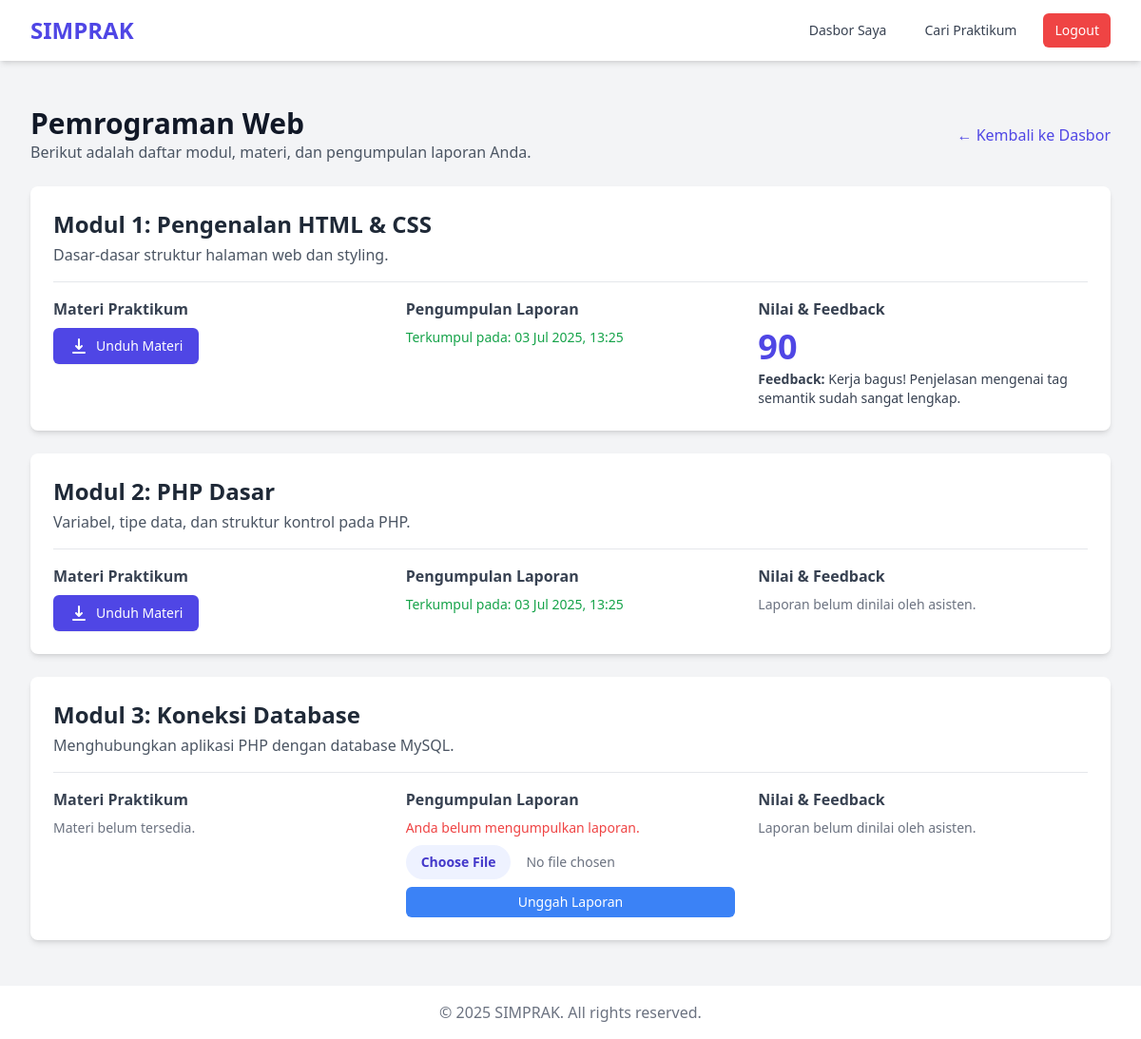
/index.php?page=detail_praktikum&id=1 (signed in), run on the app's committed database.
### tables this page shows
CREATE TABLE `mata_praktikum` (
  `id` int(11) NOT NULL AUTO_INCREMENT,
  `nama_praktikum` varchar(255) NOT NULL,
  `deskripsi` text DEFAULT NULL,
  PRIMARY KEY (`id`)
);

CREATE TABLE `laporan` (
  `id` int(11) NOT NULL AUTO_INCREMENT,
  `modul_id` int(11) NOT NULL,
  `mahasiswa_id` int(11) NOT NULL,
  `file_laporan` varchar(255) NOT NULL,
  `tanggal_pengumpulan` timestamp NOT NULL DEFAULT current_timestamp(),
  `nilai` int(11) DEFAULT NULL,
  `feedback` text DEFAULT NULL,
  `status` enum('dikumpulkan','dinilai') NOT NULL DEFAULT 'dikumpulkan',
  PRIMARY KEY (`id`),
  KEY `modul_id` (`modul_id`),
  KEY `mahasiswa_id` (`mahasiswa_id`)
);

CREATE TABLE `modul` (
  `id` int(11) NOT NULL AUTO_INCREMENT,
  `praktikum_id` int(11) NOT NULL,
  `judul_modul` varchar(255) NOT NULL,
  `deskripsi_modul` text DEFAULT NULL,
  `file_materi` varchar(255) DEFAULT NULL,
  PRIMARY KEY (`id`),
  KEY `praktikum_id` (`praktikum_id`)
);

### src/views/mahasiswa/detail_praktikum.php (the view, shortened to what this page needs)
<?php
require_once __DIR__ . '/../../../config/database.php';
$mahasiswa_id = $_SESSION['user_id'];
$praktikum_id = $_GET['id'];
$praktikum_stmt = $conn->prepare("SELECT nama_praktikum FROM mata_praktikum WHERE id = ?");
$praktikum_stmt->bind_param("i", $praktikum_id);
$praktikum_stmt->execute();
$praktikum_result = $praktikum_stmt->get_result();
$praktikum = $praktikum_result->fetch_assoc();
$query_modul = "
    SELECT
        m.id,
        m.judul_modul,
        m.deskripsi_modul,
        m.file_materi,
        l.file_laporan,
        l.tanggal_pengumpulan,
        l.nilai,
        l.feedback
    FROM modul m
    LEFT JOIN laporan l ON m.id = l.modul_id AND l.mahasiswa_id = ?
    WHERE m.praktikum_id = ?
    ORDER BY m.id ASC
";
$modul_stmt = $conn->prepare($query_modul);
$modul_stmt->bind_param("ii", $mahasiswa_id, $praktikum_id);
$modul_stmt->execute();
$modul_result = $modul_stmt->get_result();
include_once __DIR__ . '/../templates/header.php';
?>
<div class="px-4 py-6 sm:px-0">
    <div class="flex justify-between items-center mb-6">
        <div>
            <h1 class="text-3xl font-bold text-gray-900"><?= htmlspecialchars($praktikum['nama_praktikum']) ?></h1>
            <p class="text-gray-600">Berikut adalah daftar modul, materi, dan pengumpulan laporan Anda.</p>
        </div>
        <a href="index.php?page=mahasiswa_dashboard" class="text-indigo-600 hover:underline">&larr; Kembali ke Dasbor</a>
    </div>
    <div class="space-y-6">
        <?php if ($modul_result->num_rows > 0): ?>
            <?php while($modul = $modul_result->fetch_assoc()): ?>
            <div class="bg-white p-6 rounded-lg shadow-md">
                <h2 class="text-2xl font-semibold text-gray-800"><?= htmlspecialchars($modul['judul_modul']) ?></h2>
                <p class="mt-1 text-gray-600"><?= htmlspecialchars($modul['deskripsi_modul']) ?></p>
                <div class="mt-4 border-t pt-4 grid grid-cols-1 md:grid-cols-3 gap-6">
                    <div>
                        <h3 class="font-semibold text-gray-700">Materi Praktikum</h3>
                        <?php if (!empty($modul['file_materi'])): ?>
                            <a href="public/uploads/materi/<?= htmlspecialchars($modul['file_materi']) ?>" download class="mt-2 inline-flex items-center px-4 py-2 border border-transparent text-sm font-medium rounded-md shadow-sm text-white bg-indigo-600 hover:bg-indigo-700">
                                Unduh Materi
                            </a>
                        <?php else: ?>
                            <p class="text-sm text-gray-500 mt-2">Materi belum tersedia.</p>
                        <?php endif; ?>
                    </div>
                    <div>
                        <h3 class="font-semibold text-gray-700">Pengumpulan Laporan</h3>
                        <?php if (empty($modul['file_laporan'])): ?>
                            <p class="text-sm text-red-500 mt-2">Anda belum mengumpulkan laporan.</p>
                             <form action="index.php?action=kumpul_laporan" method="POST" enctype="multipart/form-data" class="mt-2">
                                <input type="file" name="file_laporan" required class="block w-full text-sm text-gray-500 file:mr-4 file:py-2 file:px-4 file:rounded-full file:border-0 file:text-sm file:font-semibold file:bg-indigo-50 file:text-indigo-700 hover:file:bg-indigo-100"/>
                                <button type="submit" class="mt-2 w-full bg-blue-500 text-white px-3 py-1.5 rounded-md hover:bg-blue-600 text-sm">Unggah Laporan</button>
                            </form>
                        <?php else: ?>
                            <p class="text-sm text-green-600 mt-2">
                                Terkumpul pada: <?= date('d M Y, H:i', strtotime($modul['tanggal_pengumpulan'])) ?>
                            </p>
                        <?php endif; ?>
                    </div>
                    <div>
                        <h3 class="font-semibold text-gray-700">Nilai & Feedback</h3>
                        <?php if (!empty($modul['nilai'])): ?>
                            <p class="text-4xl font-bold text-indigo-600 mt-2"><?= htmlspecialchars($modul['nilai']) ?></p>
                            <p class="text-sm text-gray-700 mt-1"><strong>Feedback:</strong> <?= htmlspecialchars($modul['feedback']) ?></p>
                        <?php else: ?>
                            <p class="text-sm text-gray-500 mt-2">Laporan belum dinilai oleh asisten.</p>
                        <?php endif; ?>
                    </div>
                </div>
            </div>
            <?php endwhile; ?>
        <?php else: ?>
            <div class="bg-white p-6 rounded-lg shadow-md text-center">
                <p class="text-gray-500">Modul untuk praktikum ini belum ditambahkan oleh Asisten.</p>
            </div>
        <?php endif; ?>
    </div>
</div>
<?php
include_once __DIR__ . '/../templates/footer.php';
?>

### public/index.php (shortened to what this page needs)
<?php
require_once __DIR__ . '/../config/database.php';
$page = $_REQUEST['page'] ?? 'home';
switch ($page) {
    case 'detail_praktikum': include __DIR__ . '/../src/views/mahasiswa/detail_praktikum.php'; break;
}
?>

### src/views/templates/header.php (shortened to what this page needs)
<!DOCTYPE html>
<html lang="id">
<head>
    <script src="https://cdn.tailwindcss.com"></script>
</head>
<body class="bg-gray-100 font-sans flex flex-col min-h-screen">
    <nav class="bg-white shadow-md" x-data="{ isMobileMenuOpen: false }">
        <div class="max-w-7xl mx-auto px-4 sm:px-6 lg:px-8">
            <div class="flex items-center justify-between h-16">
                <div class="flex-shrink-0">
                    <a href="index.php" class="text-2xl font-bold text-indigo-600">SIMPRAK</a>
                </div>
                <div class="hidden md:block">
                    <div class="ml-10 flex items-baseline space-x-4">
                        <?php if (isset($_SESSION['user_id'])): ?>
                            <?php if ($_SESSION['role'] === 'mahasiswa'): ?>
                                <a href="index.php?page=mahasiswa_dashboard" class="text-gray-700 hover:text-indigo-600 px-3 py-2 rounded-md text-sm font-medium">Dasbor Saya</a>
                            <?php else: ?>
                                <a href="index.php?page=asisten_dashboard" class="text-gray-700 hover:text-indigo-600 px-3 py-2 rounded-md text-sm font-medium">Dasbor Asisten</a>
                            <?php endif; ?>
                            <a href="index.php?page=cari_praktikum" class="text-gray-700 hover:text-indigo-600 px-3 py-2 rounded-md text-sm font-medium">Cari Praktikum</a>
                            <a href="index.php?action=logout" class="bg-red-500 text-white px-3 py-2 rounded-md text-sm font-medium hover:bg-red-600">Logout</a>
                        <?php endif; ?>
                    </div>
                </div>
            </div>
        </div>
    </nav>
    <main class="flex-grow">
        <div class="max-w-7xl mx-auto py-6 sm:px-6 lg:px-8">

### src/views/templates/footer.php
</div>
    </main>
    <footer class="bg-white">
        <div class="max-w-7xl mx-auto py-4 px-4 sm:px-6 lg:px-8 text-center text-gray-500">
            <p>&copy; <?= date('Y') ?> SIMPRAK. All rights reserved.</p>
        </div>
    </footer>
</body>
</html>

### data on the page
mata_praktikum: nama_praktikum "Pemrograman Web"
laporan: modul.judul_modul "Modul 1: Pengenalan HTML & CSS", modul.deskripsi_modul "Dasar-dasar struktur halaman web dan styling.", tanggal_pengumpulan "03 Jul 2025, 13:25", nilai "90", feedback "Kerja bagus! Penjelasan mengenai tag semantik sudah sangat lengkap."
laporan: modul.judul_modul "Modul 2: PHP Dasar", modul.deskripsi_modul "Variabel, tipe data, dan struktur kontrol pada PHP.", tanggal_pengumpulan "03 Jul 2025, 13:25", shows "Laporan belum dinilai oleh asisten."
modul: judul_modul "Modul 3: Koneksi Database", deskripsi_modul "Menghubungkan aplikasi PHP dengan database MySQL.", shows "Materi belum tersedia.", shows "Laporan belum dinilai oleh asisten."
